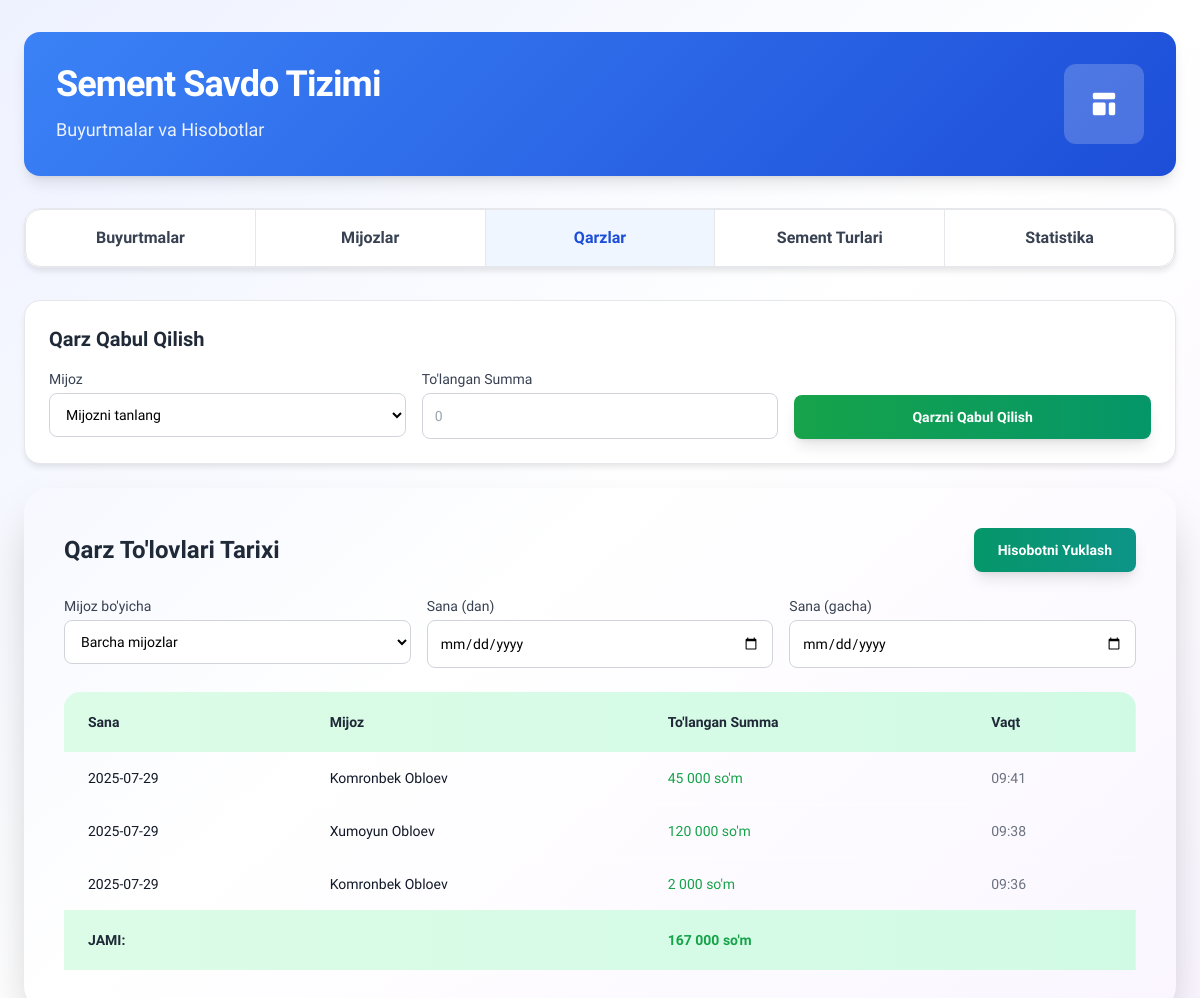
The page /debt/ (signed in) on the database as committed earlier.
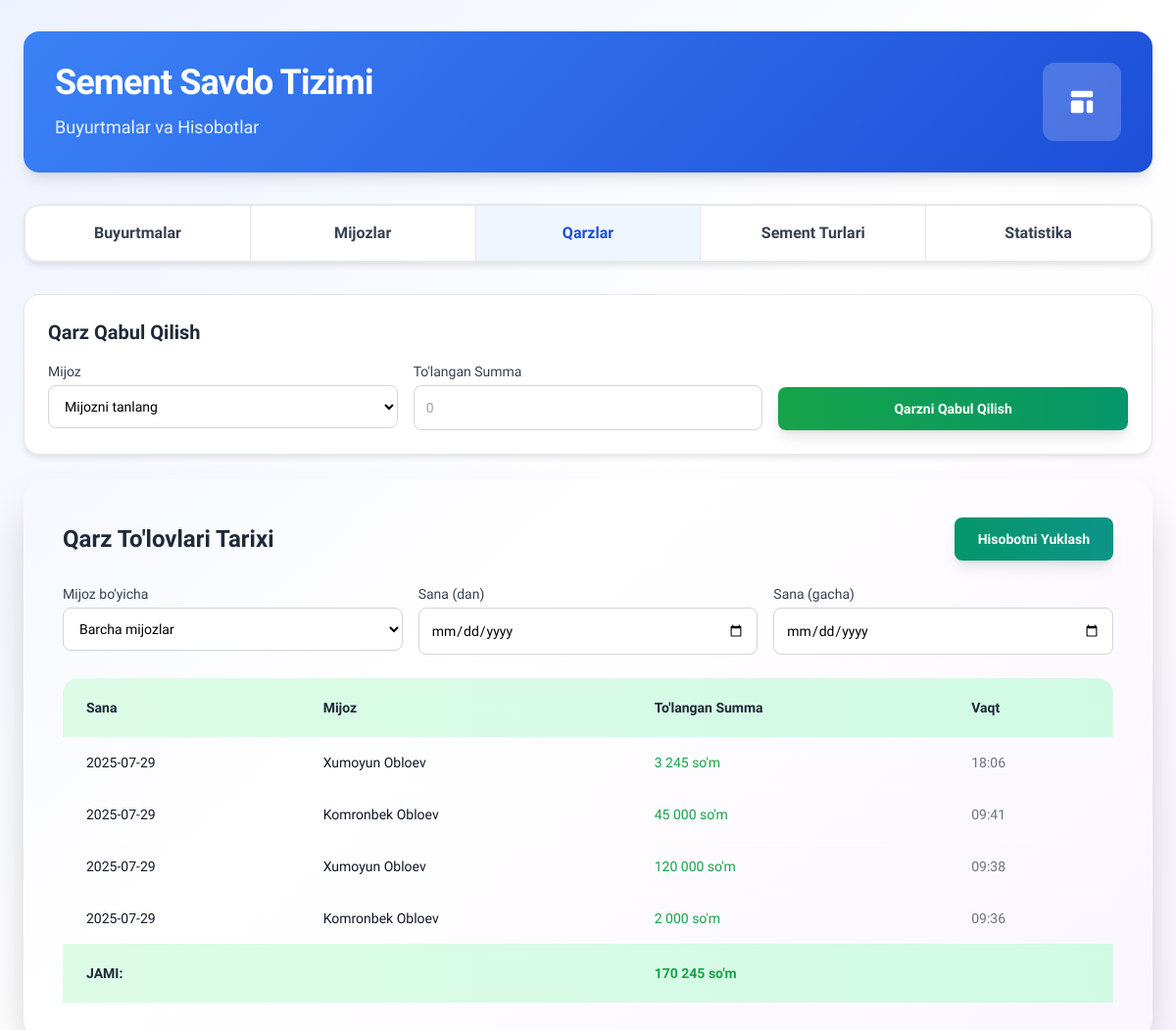
The same page on the database as committed later.
### finance/models.py (models this page shows, shortened)
class PaymentHistory(models.Model):
    customer = models.ForeignKey('Customer', on_delete=models.CASCADE, related_name='payment_histories')
    amount = models.DecimalField(max_digits=15, decimal_places=2)
    paid_at = models.DateTimeField(auto_now_add=True)
    class Meta:
        db_table = 'payment_histories'
        verbose_name = 'Payment History'
        verbose_name_plural = 'Payment Histories'

class Customer(models.Model):
    name = models.CharField(max_length=100)
    phone = models.CharField(max_length=20)
    address = models.CharField(max_length=255)
    total_debt = models.IntegerField(default=0)
    class Meta:
        db_table = 'customers'
        verbose_name = 'Customer'
        verbose_name_plural = 'Customers'

### finance/views.py (the view, shortened to what this page needs)
# urls.py: path('debt/', DebtView.as_view(), name='debts'),
class DebtView(LoginRequiredMixin, View):
    template_name = 'debt.html'
    def get(self, request):
        customers = Customer.objects.order_by('-total_debt')
        return render(request, self.template_name, context={
            'customers': customers,
            'payments': PaymentHistory.objects.order_by('-paid_at'),
            'total_amount': sum(payment.amount for payment in PaymentHistory.objects.all()),
            'today': date.today().strftime('%Y-%m-%d'),
            'page': 'debt',
        })

### finance/templatetags/custom_filters.py (called while the page is built)
@register.filter
def format_currency(value):
    if value is None:
        return ''
    try:
        value = float(value)
        return '{:,.0f}'.format(value).replace(',', ' ')
    except (ValueError, TypeError):
        return value

### templates/debt.html (shortened to what the changed rows need)
{% extends "base.html" %}
{% load custom_filters %}
{% block content %}
<div id="debtsContent" class="tab-content">
    <div class="modern-card rounded-2xl p-6 mb-6 card-hover">
        <h2 class="text-xl font-bold text-gray-800 mb-4">Qarz Qabul Qilish</h2>
    </div>
    <div id="invoice" class="glass-card rounded-3xl shadow-2xl p-10 card-hover">
        <div class="overflow-x-auto">
            <table class="w-full table-auto">
                <thead class="bg-gradient-to-r from-green-100 to-emerald-100 rounded-2xl">
                    <tr>
                        <th class="px-6 py-5 text-left text-sm font-bold text-gray-800 rounded-tl-2xl">Sana</th>
                        <th class="px-6 py-5 text-left text-sm font-bold text-gray-800">Mijoz</th>
                        <th class="px-6 py-5 text-left text-sm font-bold text-gray-800">To'langan Summa</th>
                        <th class="px-6 py-5 text-left text-sm font-bold text-gray-800 rounded-tr-2xl">Vaqt</th>
                    </tr>
                </thead>
                <tbody id="debtPaymentsTable" class="divide-y divide-white/30">
                    {% for payment in payments %}
            <tr>
                <td class="px-6 py-4 text-sm text-gray-900">{{ payment.paid_at | date:"Y-m-d" }}</td>
                <td class="px-6 py-4 text-sm text-gray-900">{{ payment.customer.name }}</td>
                <td class="px-6 py-4 text-sm text-green-600 font-medium">{{ payment.amount | format_currency }} so'm</td>
                <td class="px-6 py-4 text-sm text-gray-500">{{ payment.paid_at | time:"H:i" }}</td>
            </tr>
            {% endfor %}
        </tbody>
        <tfoot class="bg-gradient-to-r from-green-100 to-emerald-100">
                            <tr>
                                <td colspan="2" class="px-6 py-5 text-sm font-bold text-gray-800">JAMI:</td>
                                <td class="px-6 py-5 text-sm font-bold text-green-600" id="totalDebtPayments">{{ total_amount | format_currency }} so'm</td>
                                <td class="px-6 py-5 text-sm font-bold text-gray-800"></td>
                            </tr>
                        </tfoot>
            </table>
        </div>
    </div>
</div>
{% endblock %}

Rows that differ between the two databases and show on the page:
added PaymentHistory: paid_at "2025-07-29", customer.name "Xumoyun Obloev", amount "3 245", paid_at "18:06"
Other text that changed with them:
{{ total_amount | format_currency }}: "167 000" → "170 245"
